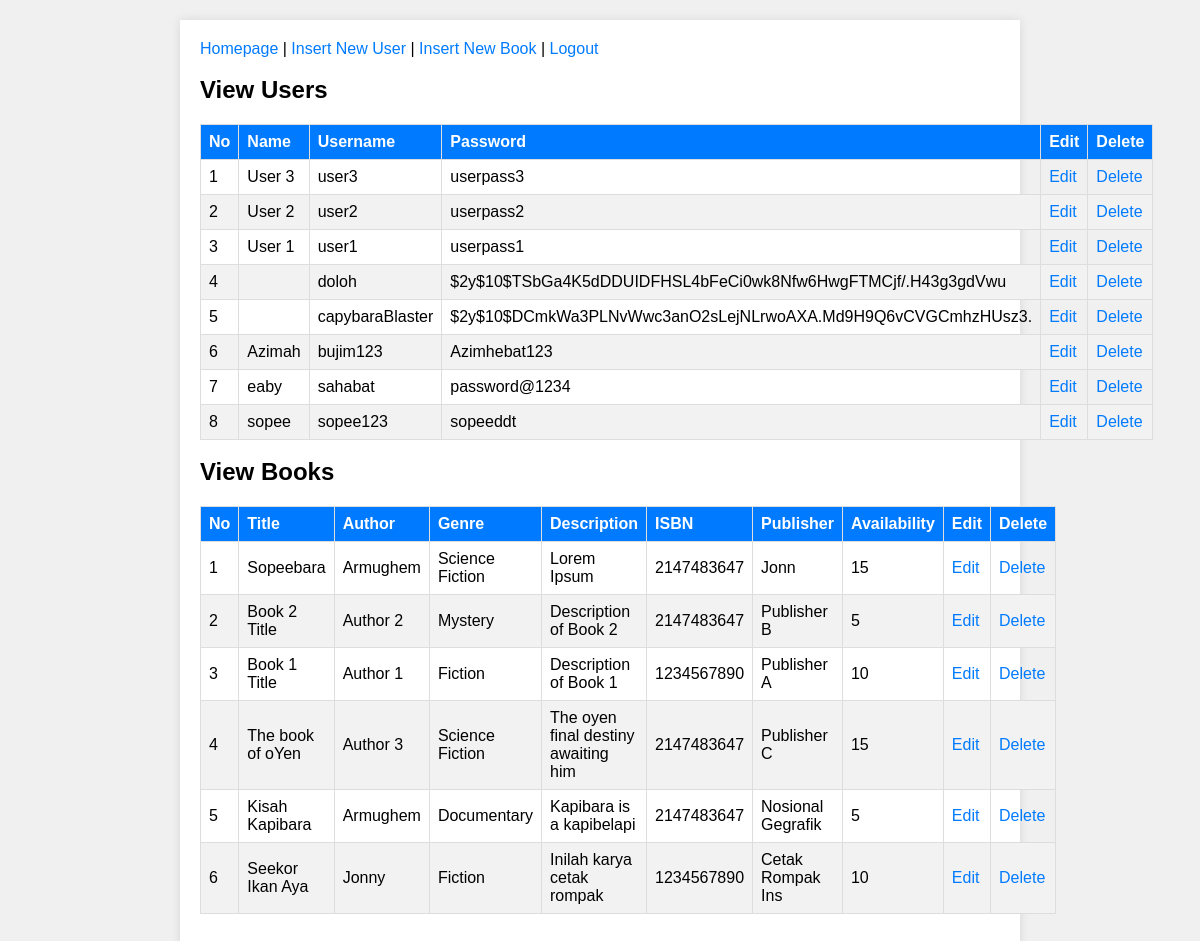
Page /dashboard.php on the committed database.
### tables this page shows
CREATE TABLE `users` (
  `userid` int(11) NOT NULL,
  `name` varchar(100) NOT NULL,
  `username` varchar(100) NOT NULL,
  `password` varchar(100) NOT NULL
);

CREATE TABLE `tblbook` (
  `book_ID` int(25) NOT NULL,
  `book_title` varchar(35) NOT NULL,
  `book_author` varchar(25) NOT NULL,
  `book_ISBN` int(35) NOT NULL,
  `publisher` varchar(25) NOT NULL,
  `publication_year` int(11) DEFAULT NULL,
  `genre` varchar(50) DEFAULT NULL,
  `language` varchar(20) DEFAULT NULL,
  `num_pages` int(11) DEFAULT NULL,
  `stock_availability` int(11) DEFAULT NULL,
  `cover_image_url` varchar(255) DEFAULT NULL,
  `description` text DEFAULT NULL
);

### dashboard.php (the view, shortened to what this page needs)
<?php
    $count = 1;
    $bookcount = 1;
    include 'conn.php';
    $sqlcust = "SELECT * FROM users ORDER BY userid DESC;";
    $sqlbook = "SELECT * FROM tblbook ORDER BY book_ID DESC;";
    $rescustomer = mysqli_query($conn, $sqlcust);
    $resbook = mysqli_query($conn, $sqlbook);
?>
<!DOCTYPE html>
<html lang="en">
<head>
</head>
<body>
<div class="form">
    <p><a href="index.php">Homepage</a>
    | <a href="adduser.php">Insert New User</a>
    | <a href="addbook.php">Insert New Book</a>
    | <a href="login.php">Logout</a></p><br>
    <h2>View Users</h2>
    <table>
        <thead>
            <tr>
                <th>No</th>
                <th>Name</th>
                <th>Username</th>
                <th>Password</th>
                <th>Edit</th>
                <th>Delete</th>
            </tr>
        </thead>
        <tbody>
            <?php
            while ($row = mysqli_fetch_assoc($rescustomer)) {
            ?>
                <tr>
                    <td><?php echo $count; ?></td>
                    <td><?php echo $row["name"]; ?></td>
                    <td><?php echo $row["username"]; ?></td>
                    <td><?php echo $row["password"]; ?></td>
                    <td>
                        <a href="edituser.php?id=<?php echo $row["userid"]; ?>">Edit</a>
                    </td>
                    <td>
                        <a href="delete.php?id=<?php echo $row["userid"]; ?>">Delete</a>
                    </td>
                </tr>
                <?php $count++;
            } ?>
        </tbody>
    </table><br>
    <h2>View Books</h2>
    <table>
        <thead>
            <tr>
                <th>No</th>
                <th>Title</th>
                <th>Author</th>
                <th>Genre</th>
                <th>Description</th>
                <th>ISBN</th>
                <th>Publisher</th>
                <th>Availability</th>
                <th>Edit</th>
                <th>Delete</th>
            </tr>
        </thead>
        <tbody>
            <?php
            while ($row = mysqli_fetch_assoc($resbook)) {
            ?>
                <tr>
                    <td><?php echo $bookcount; ?></td>
                    <td><?php echo $row["book_title"]; ?></td>
                    <td><?php echo $row["book_author"]; ?></td>
                    <td><?php echo $row["genre"]; ?></td>
                    <td><?php echo $row["description"]; ?></td>
                    <td><?php echo $row["book_ISBN"]; ?></td>
                    <td><?php echo $row["publisher"]; ?></td>
                    <td><?php echo $row["stock_availability"]; ?></td>
                    <td>
                        <a href="editbook.php?id=<?php echo $row["book_ID"]; ?>">Edit</a>
                    </td>
                    <td>
                        <a href="delete.php?id=<?php echo $row["book_ID"]; ?>&type=book">Delete</a>
                    </td>
                </tr>
                <?php $bookcount++;
            } ?>
        </tbody>
    </table><br>
</div>
</body>
</html>

### dashboard.php (style rules this page uses)
body { font-family: Arial, sans-serif; background-color: #f0f0f0; margin: 0; padding: 0; }
.form { max-width: 800px; margin: 20px auto; padding: 20px; background-color: #fff; box-shadow: 0px 0px 10px rgba(0, 0, 0, 0.1); }
.form p { margin: 0; }
.form a { text-decoration: none; color: #007BFF; }
.form h2 { margin-top: 0; }
table { width: 100%; border-collapse: collapse; margin-top: 20px; }
th, td { border: 1px solid #ddd; padding: 8px; text-align: left; }
th { background-color: #007BFF; color: white; }
tr:nth-child(even) { background-color: #f2f2f2; }

### rows in the picture
users: name "User 3", username "user3", password "userpass3"
users: name "User 2", username "user2", password "userpass2"
users: name "User 1", username "user1", password "userpass1"
users: username "doloh", password "$2y$10$TSbGa4K5dDDUIDFHSL4bFeCi0wk8Nfw6HwgFTMCjf/.H43g3gdVwu"
users: username "capybaraBlaster", password "$2y$10$DCmkWa3PLNvWwc3anO2sLejNLrwoAXA.Md9H9Q6vCVGCmhzHUsz3."
users: name "Azimah", username "bujim123", password "Azimhebat123"
users: name "eaby", username "sahabat", password "password@1234"
users: name "sopee", username "sopee123", password "sopeeddt"
tblbook: book_title "Sopeebara", book_author "Armughem", genre "Science Fiction", description "Lorem Ipsum", book_ISBN "2147483647", publisher "Jonn", stock_availability "15"
tblbook: book_title "Book 2 Title", book_author "Author 2", genre "Mystery", description "Description of Book 2", book_ISBN "2147483647", publisher "Publisher B", stock_availability "5"
tblbook: book_title "Book 1 Title", book_author "Author 1", genre "Fiction", description "Description of Book 1", book_ISBN "1234567890", publisher "Publisher A", stock_availability "10"
tblbook: book_title "The book of oYen", book_author "Author 3", genre "Science Fiction", description "The oyen final destiny awaiting him", book_ISBN "2147483647", publisher "Publisher C", stock_availability "15"
tblbook: book_title "Kisah Kapibara", book_author "Armughem", genre "Documentary", description "Kapibara is a kapibelapi", book_ISBN "2147483647", publisher "Nosional Gegrafik", stock_availability "5"
tblbook: book_title "Seekor Ikan Aya", book_author "Jonny", genre "Fiction", description "Inilah karya cetak rompak", book_ISBN "1234567890", publisher "Cetak Rompak Ins", stock_availability "10"
